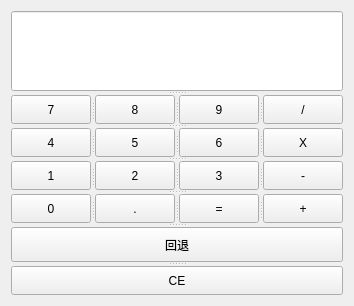
<?xml version="1.0" encoding="UTF-8"?>
<ui version="4.0">
 <class>Form</class>
 <widget class="QWidget" name="Form">
  <property name="geometry">
   <rect>
    <x>0</x>
    <y>0</y>
    <width>333</width>
    <height>306</height>
   </rect>
  </property>
  <property name="windowTitle">
   <string>计算器</string>
  </property>
  <layout class="QVBoxLayout" name="verticalLayout">
   <item>
    <widget class="QSplitter" name="splitter_5">
     <property name="orientation">
      <enum>Qt::Vertical</enum>
     </property>
     <widget class="QLineEdit" name="lineEdit">
      <property name="minimumSize">
       <size>
        <width>0</width>
        <height>80</height>
       </size>
      </property>
      <property name="readOnly">
       <bool>true</bool>
      </property>
     </widget>
     <widget class="QSplitter" name="splitter">
      <property name="orientation">
       <enum>Qt::Horizontal</enum>
      </property>
      <widget class="QPushButton" name="pushButton_7">
       <property name="text">
        <string>7</string>
       </property>
      </widget>
      <widget class="QPushButton" name="pushButton_8">
       <property name="text">
        <string>8</string>
       </property>
      </widget>
      <widget class="QPushButton" name="pushButton_9">
       <property name="text">
        <string>9</string>
       </property>
      </widget>
      <widget class="QPushButton" name="pushButton_division">
       <property name="text">
        <string>/</string>
       </property>
      </widget>
     </widget>
     <widget class="QSplitter" name="splitter_2">
      <property name="orientation">
       <enum>Qt::Horizontal</enum>
      </property>
      <widget class="QPushButton" name="pushButton_4">
       <property name="text">
        <string>4</string>
       </property>
      </widget>
      <widget class="QPushButton" name="pushButton_5">
       <property name="text">
        <string>5</string>
       </property>
      </widget>
      <widget class="QPushButton" name="pushButton_6">
       <property name="text">
        <string>6</string>
       </property>
      </widget>
      <widget class="QPushButton" name="pushButton_multiplication">
       <property name="text">
        <string>X</string>
       </property>
      </widget>
     </widget>
     <widget class="QSplitter" name="splitter_3">
      <property name="orientation">
       <enum>Qt::Horizontal</enum>
      </property>
      <widget class="QPushButton" name="pushButton_1">
       <property name="text">
        <string>1</string>
       </property>
      </widget>
      <widget class="QPushButton" name="pushButton_2">
       <property name="text">
        <string>2</string>
       </property>
      </widget>
      <widget class="QPushButton" name="pushButton_3">
       <property name="text">
        <string>3</string>
       </property>
      </widget>
      <widget class="QPushButton" name="pushButton_subtraction">
       <property name="text">
        <string>-</string>
       </property>
      </widget>
     </widget>
     <widget class="QSplitter" name="splitter_4">
      <property name="orientation">
       <enum>Qt::Horizontal</enum>
      </property>
      <widget class="QPushButton" name="pushButton_0">
       <property name="text">
        <string>0</string>
       </property>
      </widget>
      <widget class="QPushButton" name="pushButton_dot">
       <property name="text">
        <string>.</string>
       </property>
      </widget>
      <widget class="QPushButton" name="pushButton_end">
       <property name="text">
        <string>=</string>
       </property>
      </widget>
      <widget class="QPushButton" name="pushButton_add">
       <property name="text">
        <string>+</string>
       </property>
      </widget>
     </widget>
     <widget class="QPushButton" name="pushButton_back">
      <property name="text">
       <string>回退</string>
      </property>
     </widget>
     <widget class="QPushButton" name="pushButton_CE">
      <property name="text">
       <string>CE</string>
      </property>
     </widget>
    </widget>
   </item>
  </layout>
 </widget>
 <resources/>
 <connections/>
</ui>
